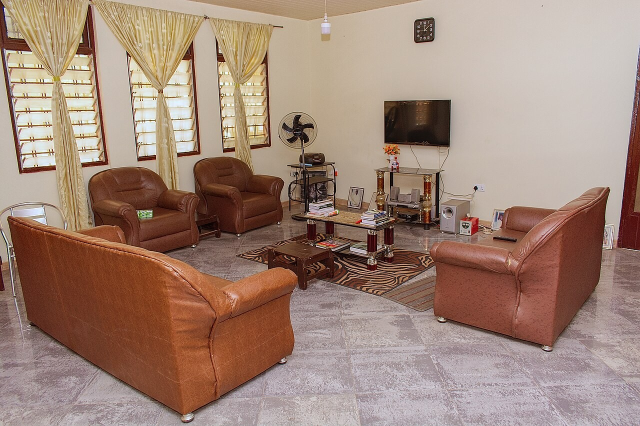
#> input picture spike/assets/rooms/color1.jpg, 1280 x 852 px (shown at 1/2 size)
$ python -i images.py   (imports and definitions only)
#> lines starting #> are read from the running program, lines starting #| are printed output that depends on the picture
#> further down, picture is the input picture: PIL image 1280x852 RGB; mean R, G, B 160.3, 133.7, 119.7
"""Image derivative pipeline.

Every uploaded photo is normalized into WebP at the sizes the product actually
uses, so the storefront never ships a 2K original to a listing page:

- thumb   400px  — cart rows, admin tables, compare tray
- card    800px  — catalog cards
- full   1600px  — product gallery (zoom fetches the original)
- texture 2048px — AR pipeline input (kept near-lossless)

Sizes are the longest edge; aspect ratio is always preserved.
"""

from dataclasses import dataclass
from io import BytesIO

from PIL import Image, ImageOps

from app.models.enums import ColorFamily
from app.services import color as color_service
from app.services.storage import Storage

DERIVATIVE_SPECS: dict[str, tuple[int, int]] = {
    # name -> (longest edge px, webp quality)
    "thumb": (400, 78),
    "card": (800, 82),
    "full": (1600, 85),
    "texture": (2048, 95),
}

ALLOWED_FORMATS = {"JPEG", "PNG", "WEBP"}


class InvalidImageError(ValueError):
    """Raised when an upload is not a usable image."""


@dataclass
class ImageSet:
    original_url: str
    urls: dict[str, str]  # spec name -> public url
    width: int
    height: int
    dominant_colors: list[str]
    # The two forms of the same colour reading — see `app.services.color`. The
    # histogram belongs to this photograph and rides on the image row; the
    # families describe the carpet and are lifted onto it by the caller.
    color_histogram: list[float]
    color_families: list[ColorFamily]


def load_image(data: bytes) -> Image.Image:
    """Validate upload bytes and return a normalized RGB image (public API)."""
    return _load(data)


# [16 lines left out: function _load, not called in this run]


def extract_dominant_colors(image: Image.Image, count: int = 4) -> list[str]:
    """Dominant colors as hex, ordered by coverage (median-cut quantization).

    Feeds the storefront color filter and the room-matching engine, so carpets
    get real colors even when the admin doesn't fill them in."""
#> called with count = 4
    small = image.resize((150, 150))
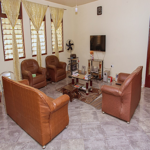
#> small: PIL image 150x150 RGB; mean R, G, B 160.3, 133.7, 119.7
    if small.mode == "RGBA":
        # Only the carpet has a say: transparent padding would otherwise report
        # the discarded backdrop as one of the carpet's colours.
        opaque = [
            rgb
            for rgb, a in zip(
                small.convert("RGB").getdata(),
                small.getchannel("A").getdata(),
                strict=True,
            )
            if a > 200
        ]
        if opaque:
            small = Image.new("RGB", (len(opaque), 1))
            small.putdata(opaque)
        else:
            small = image.convert("RGB").resize((150, 150))
    else:
        small = small.convert("RGB")

    quantized = small.quantize(colors=8, method=Image.Quantize.MEDIANCUT)
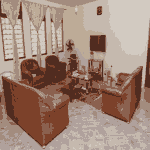
#> quantized: PIL image 150x150 P; mean R, G, B 160.8, 133.9, 120
    palette = quantized.getpalette()
#> palette = [210, 202, 193, 197, 185, 174, 189, 171, 151, 176, 161, 156, 163, 140, 126, 139, 97, 79, 124, 65, 42, 81, 44, 32]
    ranked = sorted(quantized.getcolors(small.width * small.height) or [], reverse=True)
#> ranked = [(3773, 1), (3290, 6), (3003, 4), (2790, 3), (2533, 0), (2490, 5), (2457, 7), (2164, 2)]
    colors = []
    for _, index in ranked[:count]:
        r, g, b = palette[index * 3 : index * 3 + 3]
        colors.append(f"#{r:02x}{g:02x}{b:02x}")
#> this loop made 4 passes
#> (index, r, g, b) on passes 1 to 4: (1, 197, 185, 174), (6, 124, 65, 42), (4, 163, 140, 126), (3, 176, 161, 156)
#> after the loop, colors = ['#c5b9ae', '#7c412a', '#a38c7e', '#b0a19c']
    return colors


# [23 lines left out: function process_upload, not called in this run]

>>> from PIL import Image
>>> picture = Image.open('../../../spike/assets/rooms/color1.jpg')
>>> result = extract_dominant_colors(picture)
#> result = ['#c5b9ae', '#7c412a', '#a38c7e', '#b0a19c']

$ run again, on spike/assets/rooms/color2.jpg
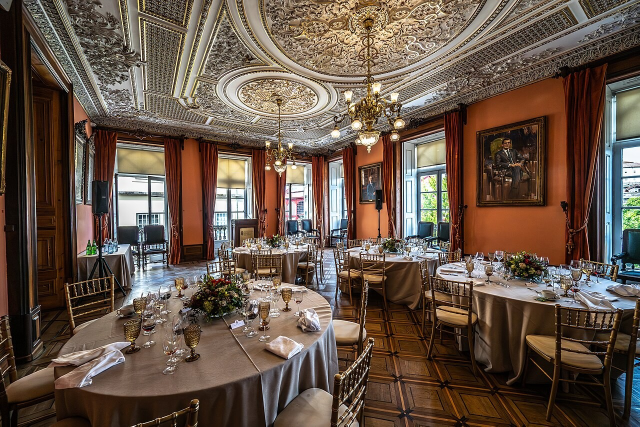
#> input picture spike/assets/rooms/color2.jpg, 1280 x 853 px (shown at 1/2 size)
#> picture is the input picture: PIL image 1280x853 RGB; mean R, G, B 101.7, 84.1, 71.3
#> in extract_dominant_colors, `small = image.resize((150, 150))`:
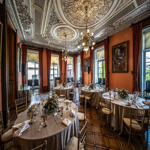
#> small: PIL image 150x150 RGB; mean R, G, B 101.7, 84.1, 71.3
#> in extract_dominant_colors, `quantized = small.quantize(colors=8, method=Image.Quantize.MEDIANCUT)`:
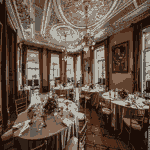
#> quantized: PIL image 150x150 P; mean R, G, B 100.9, 82.8, 70.1
#> palette = [183, 182, 173, 146, 135, 123, 134, 104, 84, 98, 91, 84, 96, 66, 47, 77, 42, 24, 47, 32, 23, 27, 13, 7]
#> ranked = [(3536, 1), (3296, 4), (2836, 6), (2807, 7), (2711, 2), (2489, 3), (2477, 5), (2348, 0)]
#> the loop in extract_dominant_colors, `for _, index in ranked[:count]:` made 4 passes
#> (index, r, g, b) on passes 1 to 4: (1, 146, 135, 123), (4, 96, 66, 47), (6, 47, 32, 23), (7, 27, 13, 7)
#> after the loop in extract_dominant_colors, `for _, index in ranked[:count]:`: colors = ['#92877b', '#60422f', '#2f2017', '#1b0d07']

$ run again, on spike/assets/rooms/mine-1.jpg
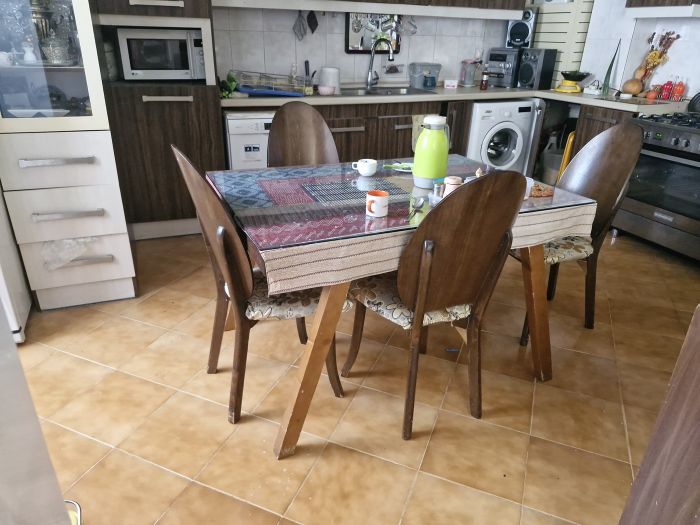
#> input picture spike/assets/rooms/mine-1.jpg, 1400 x 1050 px (shown at 1/2 size)
#> picture is the input picture: PIL image 1400x1050 RGB; mean R, G, B 141.9, 126.9, 111.2
#> in extract_dominant_colors, `small = image.resize((150, 150))`:
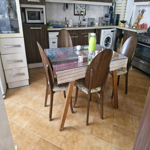
#> small: PIL image 150x150 RGB; mean R, G, B 141.9, 127, 111.2
#> in extract_dominant_colors, `quantized = small.quantize(colors=8, method=Image.Quantize.MEDIANCUT)`:
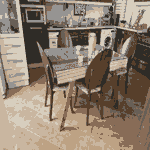
#> quantized: PIL image 150x150 P; mean R, G, B 142, 126.4, 110.5
#> palette = [215, 206, 190, 201, 182, 160, 189, 162, 132, 150, 148, 146, 136, 108, 87, 104, 95, 86, 87, 63, 43, 47, 44, 39]
#> ranked = [(3902, 1), (3293, 6), (2858, 4), (2769, 3), (2654, 7), (2449, 0), (2300, 5), (2275, 2)]
#> the loop in extract_dominant_colors, `for _, index in ranked[:count]:` made 4 passes
#> (index, r, g, b) on passes 1 to 4: (1, 201, 182, 160), (6, 87, 63, 43), (4, 136, 108, 87), (3, 150, 148, 146)
#> after the loop in extract_dominant_colors, `for _, index in ranked[:count]:`: colors = ['#c9b6a0', '#573f2b', '#886c57', '#969492']

$ run again, on spike/assets/rooms/mine-2.jpg
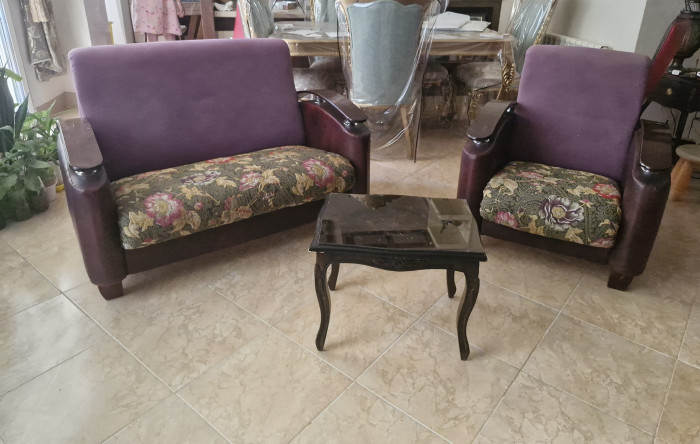
#> input picture spike/assets/rooms/mine-2.jpg, 1400 x 887 px (shown at 1/2 size)
#> picture is the input picture: PIL image 1400x887 RGB; mean R, G, B 132.2, 120.8, 112.2
#> in extract_dominant_colors, `small = image.resize((150, 150))`:
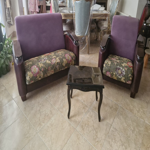
#> small: PIL image 150x150 RGB; mean R, G, B 132.3, 120.8, 112.2
#> in extract_dominant_colors, `quantized = small.quantize(colors=8, method=Image.Quantize.MEDIANCUT)`:
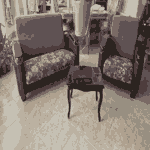
#> quantized: PIL image 150x150 P; mean R, G, B 132.3, 120.9, 112.3
#> palette = [197, 192, 179, 187, 177, 161, 175, 161, 143, 152, 143, 129, 122, 106, 101, 95, 82, 83, 78, 61, 61, 44, 36, 32]
#> ranked = [(3514, 1), (3354, 5), (2750, 3), (2653, 7), (2620, 0), (2592, 6), (2577, 2), (2440, 4)]
#> the loop in extract_dominant_colors, `for _, index in ranked[:count]:` made 4 passes
#> (index, r, g, b) on passes 1 to 4: (1, 187, 177, 161), (5, 95, 82, 83), (3, 152, 143, 129), (7, 44, 36, 32)
#> after the loop in extract_dominant_colors, `for _, index in ranked[:count]:`: colors = ['#bbb1a1', '#5f5253', '#988f81', '#2c2420']
